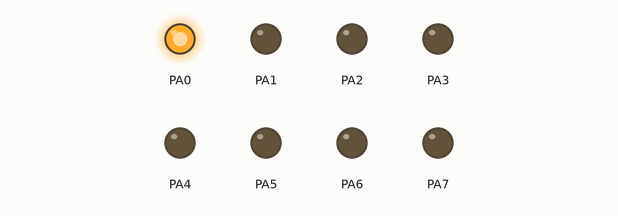
Bench run of a program on a simulated ATmega32, built with avr-gcc and emulated at 8 MHz. Parts: output pins drawn as LEDs (lit = HIGH). At 12.0 s the program stops and its outputs stay as they are.

Above: at 0.1 s.
Timing chart, 0 to 1.6 s (numbered marks = the images above):
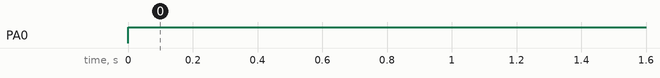

The program:

main.c
```c
/*
 * main.c
 *
 *  Created on: May 10, 2022
 *      Author: lenovo
 */
/*******************************************************************************************
 * ! Title : Led Program
 * ! File Name : main.c
 * ! Description : This file has the implementation code for switching on led
 * ! Version : V1.0
 ********************************************************************************************/
//AVR Input Ouput Library Include
#define F_CPU 8000000
#include <avr/io.h>
#include <util/delay.h>

void main(void)
{
	DDRA=0xFF;
	PORTA=0x00;
	while(1)
	{
		//				for(int i=0;i<8;i++)
		//				{
		//					PORTA|=(1<<i);
		//					_delay_ms(1000);
		//					PORTA&=(0<<i);
		//		//			PORTA=0x00;
		//		//			_delay_ms(2000);
		//				}
		//		for(int i=0;i<8;i++)
		//		{
		//			PORTA|=(1<<i);
		//			_delay_ms(1000);
		//			//					PORTA&=(0<<i);
		//			//			PORTA=0x00;
		//			//			_delay_ms(2000);
		//		}
		for(int i=0;i<4;i++)
		{
			PORTA=(0x0f|(1<<i))&&(0x0f|(1<<i));
			_delay_ms(1000);
			//					PORTA&=(0<<i);
			//			PORTA=0x00;
			//			_delay_ms(2000);
		}
	}
}
```

Measured:
- by itself, PA0: LOW → HIGH at 0.00 s
